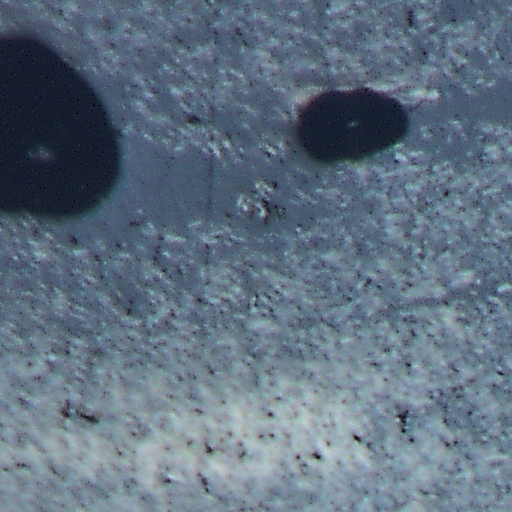
#> input picture Images/1300-A-b-05_0582_01.png, 512 x 512 px; its folder holds only this picture in this run
$ python graphite_preprocessing.py
#> lines starting #> are read from the running program, lines starting #| are printed output that depends on the picture
import glob
import os
import shutil
from PIL import Image, ImageOps, ImageFilter
import numpy as np
import math
from image_slicer import slice
import argparse

parser = argparse.ArgumentParser()
parser.add_argument('--num_classes', default=None, type=int)
parser.add_argument('--data_path', default='/data/graphite', type=str)
args = parser.parse_args()

base_path = args.data_path

image_source_path = f'{base_path}/dataset/Labeled/Images/'
mask_source_path = f'{base_path}/dataset/Labeled/Masks/'
ul_source_path = f'{base_path}/dataset/Unlabeled/'
processed_path = f'{base_path}/processed'
processed_l_path = f'{processed_path}/Labeled'
processed_ul_path = f'{processed_path}/Unlabeled/'
processed_image_path = f'{processed_l_path}/Images/'
processed_mask_path = f'{processed_l_path}/Masks/'
tiles_path = f'{processed_path}/Tiles/'
tiles_l_path = f'{tiles_path}/Labeled/'
tiles_ul_path = f'{tiles_path}/Unlabeled/'
tiles_image_path = f'{tiles_path}/Labeled/Images/'
tiles_mask_path = f'{tiles_path}/Labeled/Masks/'
tiles_split_mask_path = f'{tiles_path}/Labeled/Split_Mask/'
tiles_split_mask_all_path = f'{tiles_split_mask_path}/all/'
temp_path = f'{base_path}/temp/'

colors_list = [
    (0, 0, 0),       #black
    (255, 0, 0),    #red
    (0, 0, 255),    #blue
    (255, 0, 255),  #purple
]

# Tile parameters
wTile = 384
hTile = 384


def is_similar(pixel_a, pixel_b):
    return math.sqrt(sum((pixel_b[i]-pixel_a[i])**2 for i in range(3)))

def start_points(size, split_size, overlap=0):
    points = [0]
    stride = int(split_size * (1-overlap))
    counter = 1
    while True:
        pt = stride * counter
        if pt + split_size > size:
            #points.append(size - split_size)
            break
        else:
            points.append(pt)
        counter += 1
    return points


get_cropped_images = True
get_deblurred_masks = True
get_tiles = True
get_class_split = True

if get_cropped_images:
    print('\nBegin cropping...')
    if os.path.exists(processed_path):
        shutil.rmtree(processed_path)
    os.mkdir(processed_path)
    os.mkdir(processed_l_path)
    os.mkdir(processed_ul_path)
    os.mkdir(processed_image_path)
    os.mkdir(processed_mask_path)

    #crop unlabeled images
    images = glob.glob(ul_source_path + "*")
    for image in images:
        image_stem = image.split('/')[-1]
        im = Image.open(image)
        w, h = im.size
        new_h = h * 0.94
        cropped_im = im.crop((0, 0, w, new_h))
        image_name = image_stem.replace('.tiff', '.png').replace('.tif', '.png')
        new_path = processed_ul_path + image_name
        print(new_path)
        cropped_im.save(new_path)

    #crop images
    images = glob.glob(image_source_path + "*")
    for image in images:
        image_stem = image.split('/')[-1]
        im = Image.open(image)
#> im is the input picture: PIL image 512x512 RGB; mean R, G, B 95.7, 112.4, 129.1
        w, h = im.size
#> w = 512; h = 512
        new_h = h * 0.94
#> new_h = 481.3
        cropped_im = im.crop((0, 0, w, new_h))
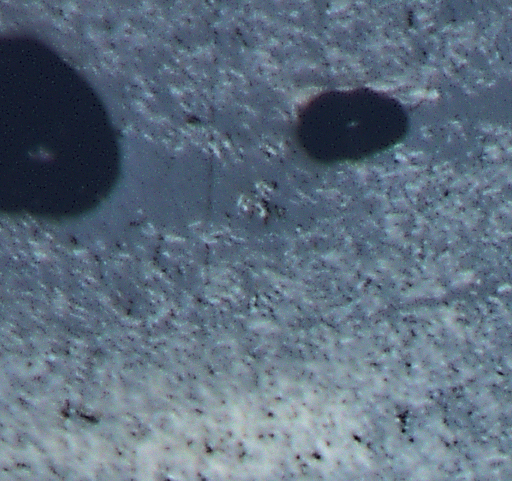
#> cropped_im: PIL image 512x481 RGB; mean R, G, B 93.9, 110.6, 127.4
        image_name = image_stem.replace('.tiff', '.png').replace('.tif', '.png')
        new_path = processed_image_path + image_name
        print(new_path)
        cropped_im.save(new_path)

    #crop masks
    masks = glob.glob(mask_source_path + "*")
    for mask in masks:
        mask_stem = mask.split('/')[-1]
        im = Image.open(mask_source_path + mask_stem.replace('.tiff', '.tif'))
        w, h = im.size
        new_h = h * 0.94
        cropped_im = im.crop((0, 0, w, new_h))
        mask_name = mask_stem.replace('.tiff', '.png').replace('.tif', '.png')
        new_path = processed_mask_path + mask_name
        print(new_path)
        cropped_im.save(new_path)


if get_deblurred_masks:
    print('\nBegin deblurring...')
    masks = glob.glob(processed_mask_path + '*')

    if os.path.exists(temp_path):
        shutil.rmtree(temp_path)
    os.mkdir(temp_path)

    for mask_name in masks:
        #mask_name = masks[m]
        base_mask_name = mask_name.split('/')[-1].replace('.tiff', '.png').replace('.tif', '.png')
        print(mask_name)

        mask_im = Image.open(mask_name)
        mask_im.save(temp_path + base_mask_name)
        img = Image.open(temp_path + base_mask_name)

        w, h = img.size
        pixels = img.load()

        for x in range(w):
            for y in range(h):
                color_rankings = [
                    is_similar(pixels[x, y], colors_list[0]),
                    is_similar(pixels[x, y], colors_list[1]),
                    is_similar(pixels[x, y], colors_list[2]),
                    is_similar(pixels[x, y], colors_list[3])
                ]
                min_rank = min(color_rankings)
                min_index = color_rankings.index(min_rank)
                pixels[x, y] = colors_list[min_index]

        for x in range(w):
            for y in range(h):
                if x > 0 and x < w-1 and y > 0 and y < h-1:
                    neighbor_pixels = [
                        pixels[x-1, y-1],
                        pixels[x, y-1],
                        pixels[x+1, y-1],
                        pixels[x-1, y],
                        pixels[x+1, y],
                        pixels[x-1, y+1],
                        pixels[x, y+1],
                        pixels[x+1, y+1],
                    ]

                    if pixels[x, y] not in neighbor_pixels:
                        pixels[x, y] = max(set(neighbor_pixels), key = neighbor_pixels.count)

        img.save(temp_path + base_mask_name)


if get_tiles:
    print('\nBegin tile creation...')
    if os.path.exists(tiles_path):
        shutil.rmtree(tiles_path)
    os.mkdir(tiles_path)
    os.mkdir(tiles_l_path)
    os.mkdir(tiles_image_path)
    os.mkdir(tiles_mask_path)
    os.mkdir(tiles_ul_path)

    images = glob.glob(processed_image_path + '*')
    masks = glob.glob(temp_path + '*')
    ul_images = glob.glob(processed_ul_path + '*')


    for type_idx, i_type in enumerate([ul_images, images, masks]):
        type_path = tiles_ul_path
        if type_idx == 1:
            type_path = tiles_image_path
        elif type_idx == 2:
            type_path = tiles_mask_path
        for image_file in i_type:
            print(image_file)
            img = Image.open(image_file)
            i_name = image_file.split('/')[-1].replace('.tiff', '.png').replace('.tif', '.png')
            w, h = img.size
            X_points = start_points(w, wTile, 0.0)
            Y_points = start_points(h, hTile, 0.0)
            print(w, X_points)
            print(h, Y_points)

            count = 0

            for i in Y_points:
                for j in X_points:
                    cropped_im = img.crop((j, i, j+wTile, i+hTile))
                    cropped_im.save(type_path + i_name.replace('_C', f'_{count:02}'))
                    count += 1


if get_class_split:
    print('\nBegin binary class splitting...')
    if os.path.exists(tiles_split_mask_path):
        shutil.rmtree(tiles_split_mask_path)
    os.mkdir(tiles_split_mask_path)
    os.mkdir(tiles_split_mask_all_path)

    masks = glob.glob(tiles_mask_path + '*')
    if not args.num_classes:
        num_classes = 4
    else:
        num_classes = args.num_classes

    uniques = []
    for mask in masks:
        img = Image.open(mask).convert('L')
        img_arr = np.array(img)
        im_uniques = np.unique(img_arr)
        for u in im_uniques:
            if u not in uniques:
                uniques.append(u)
    uniques.sort()
    print(uniques)

    for mask in masks:
        img = Image.open(mask).convert('L')
        img_name = mask.split('/')[-1]
        img_arr = np.array(img)
        all_arr = np.copy(img_arr)
        for c, color in enumerate(uniques):
            if c == 0:
                continue
            class_dir_path = tiles_split_mask_path + f'{c}/'
            if not os.path.exists(class_dir_path):
                os.mkdir(class_dir_path)
            one_class_array = np.copy(img_arr)
            one_class_array[one_class_array != color] = 254
            one_class_array[one_class_array == color] = 255
            one_class_array[one_class_array == 254] = 0
            all_arr[all_arr == color] = c
            all_arr[all_arr == 3] = 2
            one_class_img = Image.fromarray(one_class_array)
            one_class_img.save(class_dir_path + img_name)
        #print(np.unique(all_arr))
        all_class_img = Image.fromarray(all_arr)
        all_class_img.save(tiles_split_mask_all_path + img_name)
